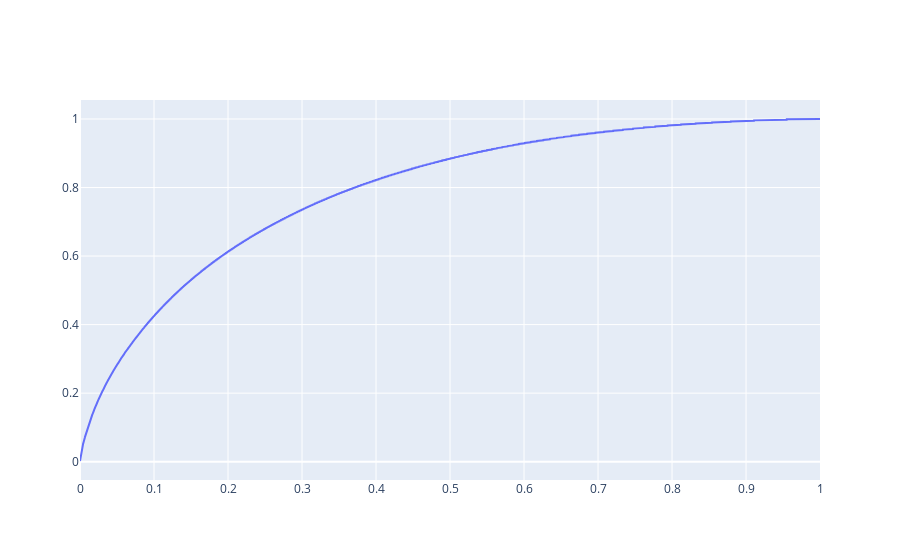

Notebook code cell kept with this figure:
### Code cell
import plotly.graph_objects as go
scatter = go.Scatter(x = cum_zipcode_df.index/len(cum_zipcode_df.index), y = cum_zipcode_df.cum_pct)
go.Figure(scatter)

### Figure 1 — Plotly figure (JSON) as saved in the notebook; plotly's stock layout.template omitted (floating-point values rounded to 4 significant figures; data arrays with more than 128 entries replaced by an {"elided": "..."} marker saying what was removed)
{"data": [{"type": "scatter", "x": {"elided": "14018 float values"}, "y": {"elided": "14018 float values"}}], "layout": {"autosize": true, "xaxis": {"autorange": true, "range": [0, 0.9999], "type": "linear"}, "yaxis": {"autorange": true, "range": [-0.05344, 1.055], "type": "linear"}}}
